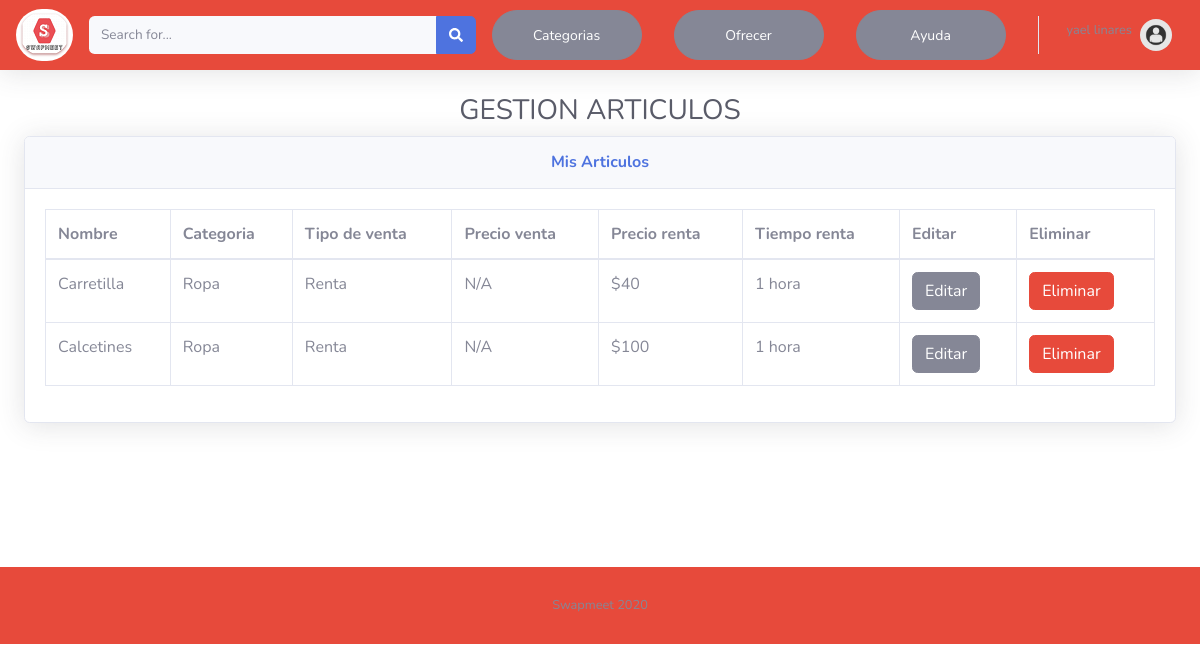
The app's page /see_products.php (signed in), older data.
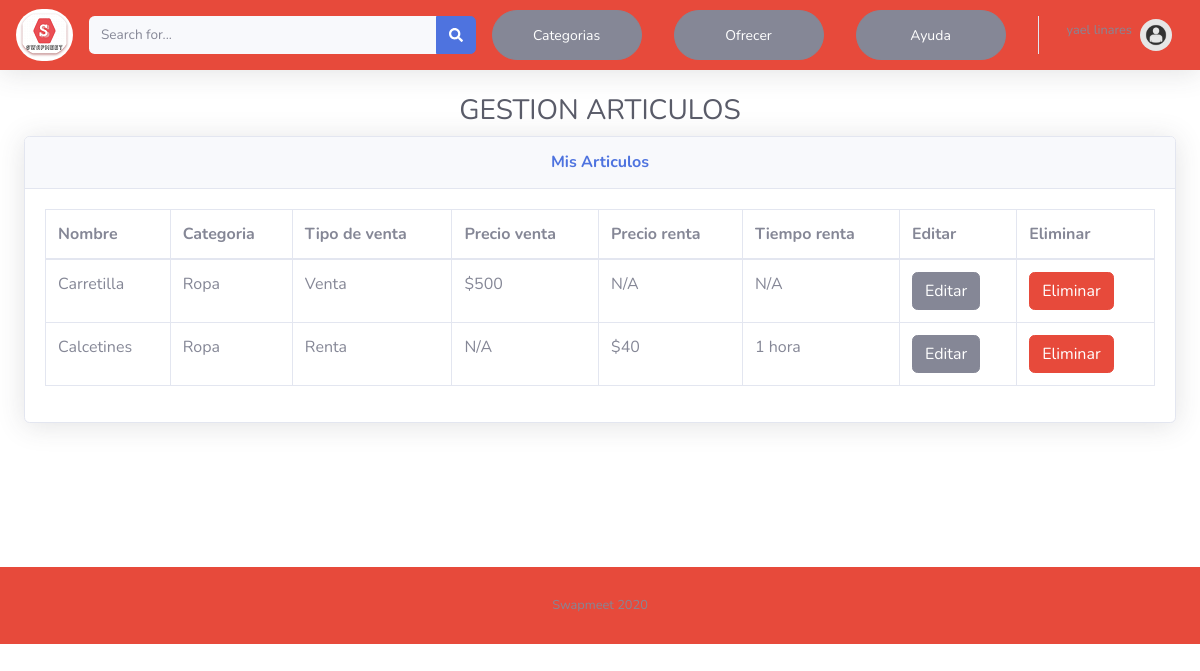
The same page, newer data.
### tables this page shows
CREATE TABLE `products_data` (
  `product_id` int(11) NOT NULL,
  `user_id` int(11) DEFAULT NULL,
  `name` varchar(50) NOT NULL,
  `product_description` varchar(50) DEFAULT NULL,
  `change_description` varchar(50) DEFAULT NULL,
  `status` varchar(50) NOT NULL,
  `price_sale` varchar(50) DEFAULT NULL,
  `price_rental` varchar(20) DEFAULT NULL,
  `img` varchar(50) DEFAULT NULL,
  `time_rental` varchar(20) DEFAULT NULL,
  `sale_type` varchar(50) NOT NULL,
  `product_category` varchar(20) NOT NULL,
  `change_category` varchar(20) DEFAULT NULL
);

### see_products.php (the view, shortened to what the changed rows need)
<?php
include("conexiondb.php");
?>
<!DOCTYPE html>
<html lang="en">
<head>
    <link href="css/all.min.css" rel="stylesheet" type="text/css">
    <link href="css/sb-admin-2.min.css" rel="stylesheet">
</head>
<body id="page-top">
    <div id="content-wrapper" class="d-flex flex-column">
        <div id="content">
									<div class="container-fluid">
                    <?php
                     $getProductQuery = 'SELECT * FROM products_data WHERE user_id='.$_SESSION['user_id'];
                $getProduct = mysqli_query($conexion, $getProductQuery);
                ?>
												<h1 class="h3 mb-2 text-gray-800 text-center">GESTION ARTICULOS</h1>
												<div class="card shadow mb-4">
													<div class="card-body">
														<div class="table-responsive">
															<table class="table table-bordered" id="dataTable" width="100%" cellspacing="0">
																<thead>
																	<tr>
																		<th>Nombre</th>
																		<th>Categoria</th>
																		<th>Tipo de venta</th>
																		<th>Precio venta</th>
                                    <th>Precio renta</th>
                                    <th>Tiempo renta</th>
																		<th>Editar</th>
																		<th>Eliminar</th>
																	</tr>
																</thead>
																<tbody>
																 <?php while($Product = mysqli_fetch_assoc($getProduct)){?>
																	<tr>
																		<td><?php echo $Product['name'];?></td>
																		<td><?php echo $Product['product_category'];?></td>
																		<td><?php echo $Product['sale_type'];?></td>
                                    <?php if(empty($Product['price_sale'])){
                                      ?><td>N/A</td>
                                   <?php }else{?>
																		<td>$<?php echo $Product['price_sale'];?></td>
                                  <?php } ?>
                                  <?php if(empty($Product['price_rental'])){
                                      ?><td>N/A</td>
                                   <?php }else{?>
                                    <td>$<?php echo $Product['price_rental'];?></td>
                                  <?php } ?>
                                  <?php if(empty($Product['time_rental'])){
                                      ?><td>N/A</td>
                                   <?php }else{?>
                                    <td><?php echo $Product['time_rental'];?></td>
                                  <?php } ?>
																		<td><a href="edit_product.php?edit_product=<?php echo $Product['product_id'];?>"><button class="btn btn-secondary " id="edit" value="">Editar</button></a></td>
																		<td><button class="btn btn-danger delete"  id="delete" data-toggle="modal" data-target="#logoutModal"  value="<?php echo $Product['product_id'];?>">Eliminar</button> </td>
                                    <?php } ?>
																	</tr>
																</tbody>
															</table>
														</div>
													</div>
												</div>
									</div>
						 </div>
						 <br>
						 <br>
						 <br>
						 <br>
						 <br>
				</div>
</body>
</html>

Row changes from the older to the newer data that the page shows:
changed products_data "Carretilla": sale_type "Renta" → "Venta"; price_sale (not shown) → "500"; price_rental "40" → (not shown); time_rental "1 hora" → (not shown); price_sale "N/A" → "$"; price_rental "$" → "N/A"
changed products_data "Calcetines": price_rental "100" → "40"
